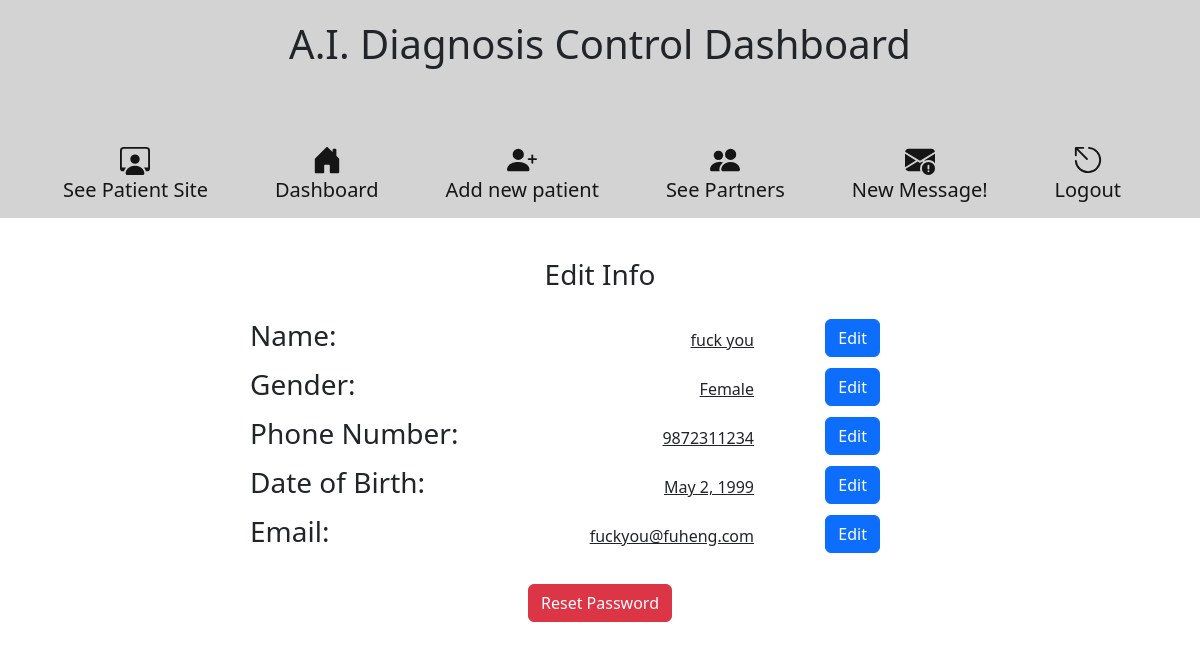
Screenshot of /host/19/settings with the database file from the repository.
### firstTrial/models.py (models this page shows)
class Patient(models.Model):
    firstName = models.CharField(max_length=45)
    lastName = models.CharField(max_length=45)
    email = models.EmailField(max_length=70)
    password = models.CharField(max_length=255)
    sex = models.CharField(max_length=20)
    date_of_birth = models.DateField(null=False, blank=False)
    phone_number = models.CharField( max_length=10)
    insurance = models.CharField(max_length=45)
    insuranceId = models.CharField(max_length=45)
    hearUs = models.CharField(max_length=45)
    referByFriend = models.CharField(max_length=105)
    created_at = models.DateTimeField(auto_now_add=True)
    updated_at = models.DateTimeField(auto_now=True)
    objects = PatientManager()

### firstTrial/views.py (the view)
# urls.py: path('host/<int:patient_id>/settings', views.host_edit_account),
def host_edit_account(request, patient_id):
    context = {
        'patient':Patient.objects.get(id = patient_id)
    }
    return render (request, "editPatient.html", context)

### firstTrial/templates/editPatient.html (shortened to what this page needs)
<!DOCTYPE html>
<html lang="en">
<head>
    <meta name="viewport" content="width=device-width, initial-scale=1.0"> {% load static %}
    <link rel="stylesheet" href="{% static 'css/style.css' %}">
    <link href="https://cdn.jsdelivr.net/npm/bootstrap@5.1.3/dist/css/bootstrap.min.css" rel="stylesheet">
    <link href="https://cdn.jsdelivr.net/npm/bootstrap@5.2.0/dist/css/bootstrap.min.css" rel="stylesheet">
    <link href="https://getbootstrap.com/docs/5.2/assets/css/docs.css" rel="stylesheet">
</head>
<body>
    <center class="dashboard-header">
        <div class="host-header">
            <h1>A.I. Diagnosis Control Dashboard</h1>
        </div>
        <nav class="small-nav navbar navbar-expand-lg" style="background-color: lightgrey;">
            <div class="container-fluid" style="justify-content:space-evenly;">
                <a class="navbar-brand" href="/" target="_blank"><br> See Patient Site</a>
                <a href="/host/login" class="navbar-brand"> <br> Dashboard </a>
                <a class="navbar-brand" href="/host/newPatient"> <br> Add new patient</a>
                <a class="navbar-brand" href="/host/seepartners"> <br> See Partners</a>
                <a class="navbar-brand" href="/host/message/new"> <br> New Message!</a>
                <a class="navbar-brand" href="/logout"> <br> Logout</a>
            </div>
        </nav>
    </center>
    <div style="width: 700px; margin:20px auto">
        <h3 style="text-align: center; padding: 20px;">Edit Info</h3>
        <div class="info">
            <div class="info2" id="patientName">
                <h3>Name:</h3>
                <p>{{patient.firstName}} {{patient.lastName}}</p>
            </div>
            <div class="edit">
                <button class="btn btn-primary" id="editbtn-name" onclick=editName()>Edit</button>
            </div>
        </div>
        <div class="info">
            <div class="info2" id="patientGender">
                <h3>Gender: </h3>
                <p>{{patient.sex}}</p>
            </div>
            <div class="edit">
                <button class="btn btn-primary" id="editbtn-gender" onclick=editGender()>Edit</button>
            </div>
        </div>
        <div class="info">
            <div class="info2" id="patientPhone">
                <h3>Phone Number:</h3>
                <p>{{patient.phone_number}}</p>
            </div>
            <div class="edit">
                <button class="btn btn-primary" id="editbtn-phone" onclick=editPhone()>Edit</button>
            </div>
        </div>
        <div class="info">
            <div class="info2" id="patientdob">
                <h3>Date of Birth: </h3>
                <p>{{patient.date_of_birth}}</p>
            </div>
            <div class="edit">
                <button class="btn btn-primary" id="editbtn-dob" onclick=editdob()>Edit</button>
            </div>
        </div>
        <div class="info">
            <div class="info2" id="patientemail">
                <h3>Email: </h3>
                <p>{{patient.email}}</p>
            </div>
            <div class="edit">
                <button class="btn btn-primary" id="editbtn-email" onclick=editemail()>Edit</button>
            </div>
        </div>
        <center style="margin-top:20px;">
            <form action="/host/resetpassword/{{patient.id}}" method="POST">
                <button class="btn btn-danger">Reset Password</button>
            </form>
        </center>
    </div>
</body>
</html>

### static/css/style.css (style rules this page uses)
@media all and (min-width:1024px) and (max-width:1439px) { .info { display: flex; justify-content: space-between; width: 90%; } }
@media all and (min-width:1024px) and (max-width:1439px) { .info2 { display: flex; justify-content: space-between; width: 80%; align-items: baseline; } }
@media all and (min-width:1024px) and (max-width:1439px) { .info2 p { text-decoration: underline; } }
.host-header { background-color: lightgrey; height: 130px; width: auto; padding: 20px; }

### rows the page displays
Patient: firstName "fuck", lastName "you", sex "Female", phone_number "9872311234", date_of_birth "May 2, 1999", email "fuckyou@fuheng.com"
